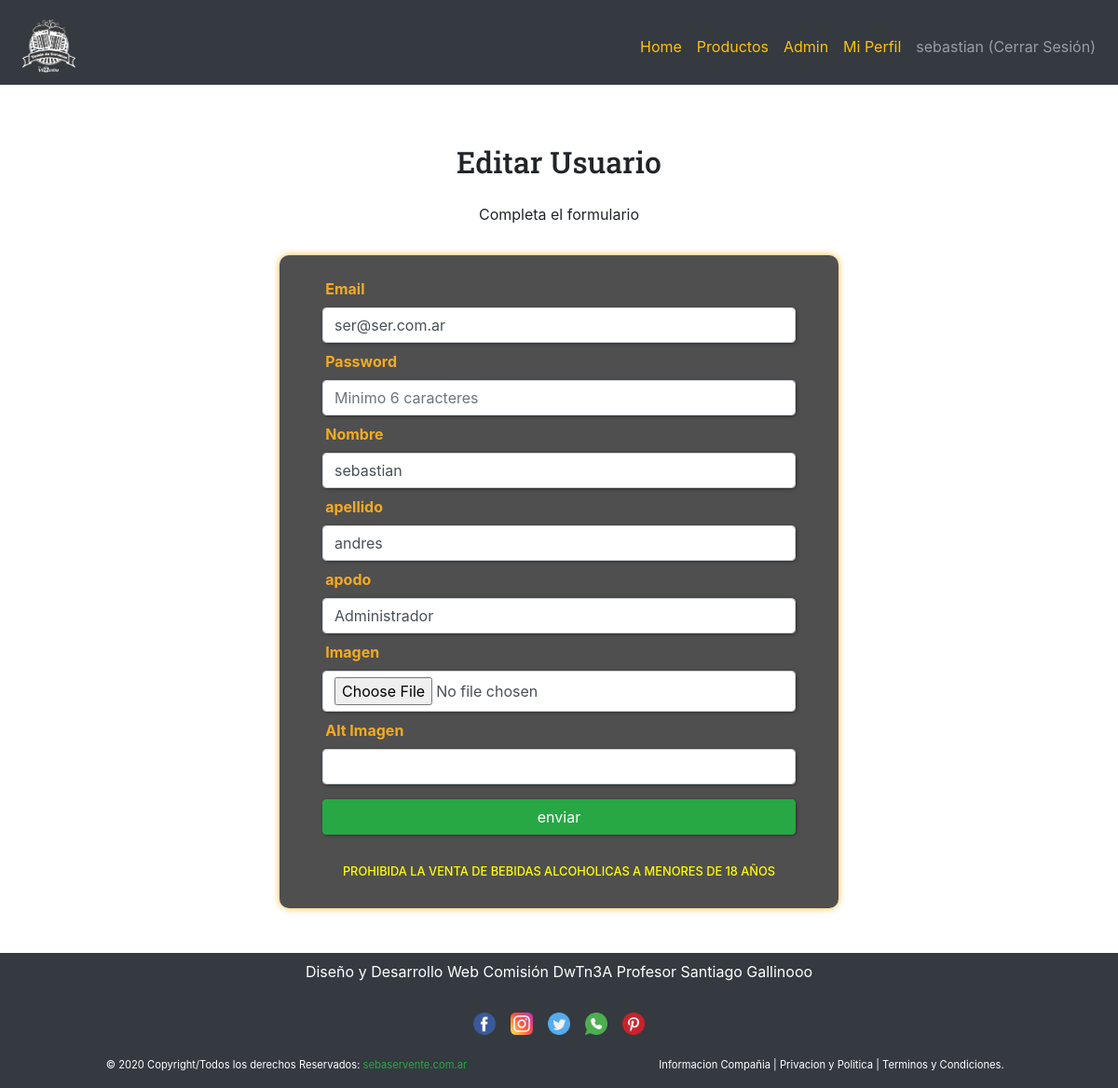
Before: /servente-sebastian_tp/index.php?s=editar-usuario&id=1 (signed in) with the older database file.
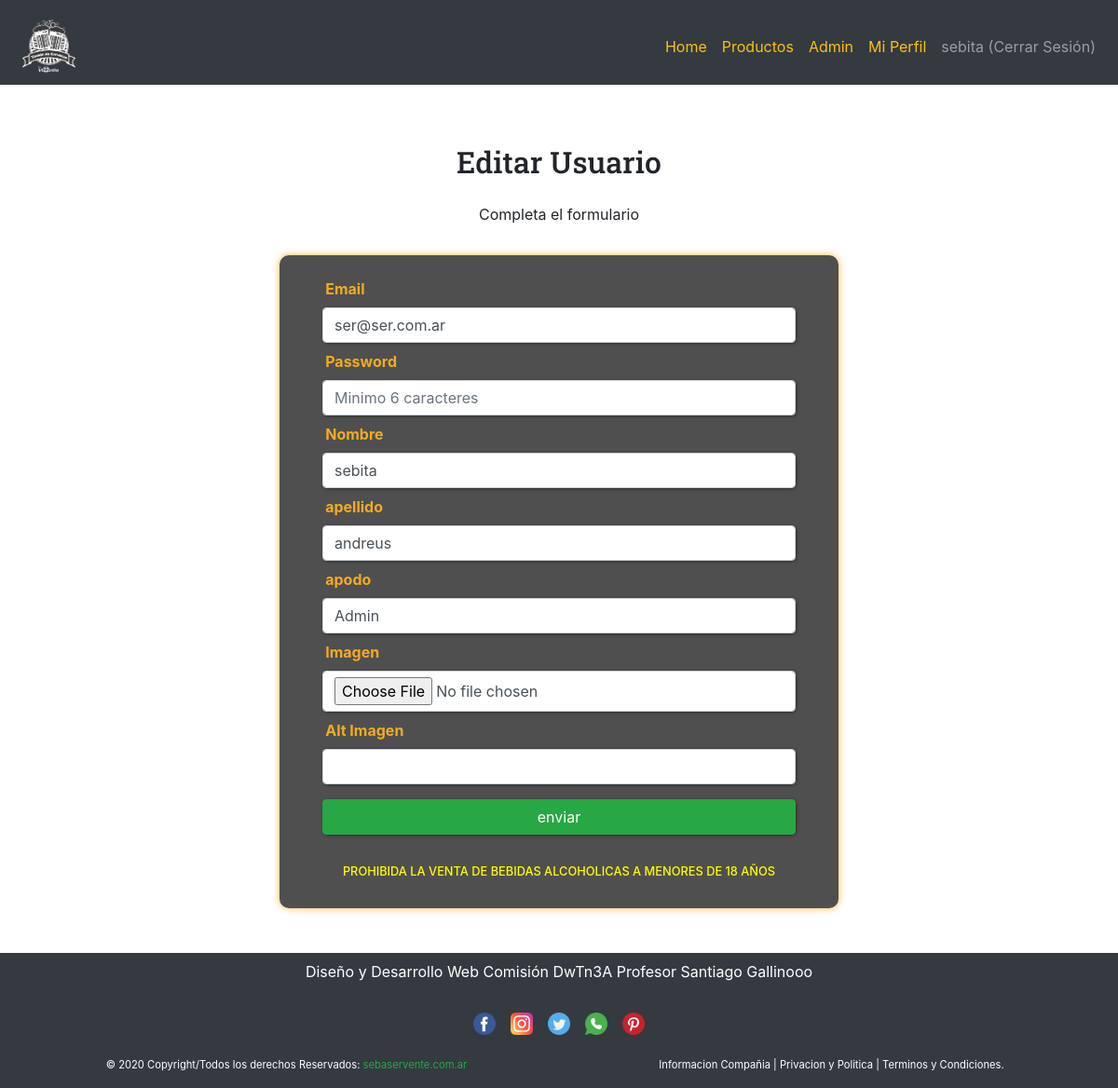
After: the same page with the newer database file.
### tables this page shows
CREATE TABLE `usuarios` (
  `id_usuario` int(10) UNSIGNED NOT NULL,
  `id_rol` tinyint(3) UNSIGNED NOT NULL,
  `email` varchar(100) NOT NULL,
  `password` varchar(255) NOT NULL,
  `nombre` varchar(100) DEFAULT NULL,
  `apellido` varchar(100) DEFAULT NULL,
  `apodo` varchar(100) DEFAULT NULL,
  `img` varchar(255) DEFAULT NULL,
  `alt_img` varchar(255) DEFAULT NULL
);

### servente-sebastian_tp/libraries/auth.php (called while the page is built, shortened)
<?php
require_once  __DIR__ . '/usuarios.php';
function authEstaAutenticado() {
    return isset($_SESSION['usuario_admin']);
}
function authEsAdmin(){
    return $_SESSION['usuario_admin']['id_rol'] == 1;
}
function authObtenerUsuario(){
    return $_SESSION['usuario_admin'];
}

### servente-sebastian_tp/libraries/usuarios.php (called while the page is built, shortened)
<?php
function usuarioTraerPorId($db, $id) {
    $id = mysqli_real_escape_string($db, $id);
    $query = "SELECT * FROM usuarios
                WHERE id_usuario = '". $id ."'";
    $res = mysqli_query($db, $query);
    return mysqli_fetch_assoc($res);
}

### servente-sebastian_tp/secciones/editar-usuario.php (the view, shortened to what this page needs)
<?php
require 'data/bootstrap.php';
$errores = sessionValueGetFlash('errores', []);
$oldData = sessionValueGetFlash('old_data', []);
if(empty($oldData)) {
    $usuarios = usuarioTraerPorId($db, $_GET['id']);
    $oldData = [
        'email' => $usuarios['email'],
        'password' => '',
        'nombre' => $usuarios['nombre'],
        'apellido' => $usuarios['apellido'],
        'apodo' => $usuarios['apodo'],
    ];
}
?>
<section id="editar-producto" class="container sectionRegistro">
    <h2 class="col-12">Editar Usuario</h2>
    <p>Completa el formulario</p>
    <form action="acciones/editar-usuario.php?id=<?= $_GET['id'];?>" method="post" enctype="multipart/form-data" class="formRegistro">
        <div class="form-group col-12">
            <div class="col-md-12  ">
                <label for="email" class="col-md-lg-2 col-form-label">Email</label>
                <input  type="text"
                        class="form-control"
                        id="email"
                        name="email"
                        placeholder="ejemplo@ejemplo.com.ar"
                        value="<?= $oldData['email'] ?? '';?>"
                        <?php if(isset($errores['email'])) echo 'aria-describedby="error-title"';?>>
            </div>
            <div class="col-md-12 column">
                <label for="password" class="col-md-lg-2 col-form-label">Password</label>
                <input  type="text"
                        class="form-control"
                        id="password"
                        name="password"
                        placeholder="Minimo 6 caracteres"
                        value="<?= $oldData['password'] ?? '';?>"
                        <?php if(isset($errores['password'])) echo 'aria-describedby="error-intro"';?>>
            </div>
            <div class="col-md-12 column">
                <label for="nombre" class="col-md-lg-2 col-form-label">Nombre</label>
                <input  type="text"
                        class="form-control"
                        id="nombre"
                        name="nombre"
                        value="<?= $oldData['nombre'] ?? '';?>"
                        <?php if(isset($errores['nombre'])) echo 'aria-describedby="error-precio"';?>>
            </div>
            <div class="col-md-12 column">
                <label for="apellido" class="col-md-lg-2 col-form-label">apellido</label>
                <input  type="text"
                        class="form-control"
                        id="apellido"
                        name="apellido"
                        value="<?= $oldData['apellido'] ?? '';?>"
                        <?php if(isset($errores['apellido'])) echo 'aria-describedby="error-precio"';?>>
            </div>
            <div class="col-md-12 column">
                <label for="apodo" class="col-md-lg-2 col-form-label">apodo</label>
                <input  type="text"
                        class="form-control"
                        id="apodo"
                        name="apodo"
                        value="<?= $oldData['apodo'] ?? '';?>"
                        <?php if(isset($errores['apodo'])) echo 'aria-describedby="error-precio"';?>>
            </div>
            <div class="col-md-12 column">
                <label for="img" class="col-md-lg-2 col-form-label">Imagen</label>
                <input  type="file"
                        class="form-control"
                        id="img"
                        name="img"
                >
            </div>
            <div class="col-md-12 column">
                <label for="img-alt" class="col-md-lg-2 col-form-label">Alt Imagen</label>
                <input  type="text"
                        class="form-control"
                        id="img-alt"
                        name="img-alt"
                        value="<?= $oldData['img_alt'] ?? '';?>">
            </div>
        <div class="col-12 text-center">
            <input type="submit" value="enviar" class="btn btn-success col-12 mt-3">
        </div>
    </form>
    <h4 class="col-12">PROHIBIDA LA VENTA DE BEBIDAS ALCOHOLICAS A MENORES DE 18 AÑOS</h4>
</section>

### servente-sebastian_tp/index.php (shortened to what this page needs)
<?php
$seccion = $_GET['s'] ?? "home";
?>
<!DOCTYPE html>
<html lang="es">
<head>
    <link rel="stylesheet" href="css/bootstrap.min.css">
    <link rel="stylesheet" href="https://cdn.jsdelivr.net/npm/bootstrap-icons@1.5.0/font/bootstrap-icons.css">
    <link rel="stylesheet" href="css/estilos.css">
</head>
<body>
    <header class="header-home container-fluid bg-dark " id="header">
        <div class="row bg-dark">
            <nav class="nav-index col navbar navbar-expand-md navbar-dark ">
                <a class="navbar-brand" href="#">
                    <img src="imgs/logo-01.png" alt="by Vizzentino" class="logo-home">
                </a>
                <div class="collapse navbar-collapse" id="barra">
                    <ul class="navbar-nav text-right ml-auto">
                        <li class="nav-item">
                            <a class="nav-link text-warning" href="index.php?s=home">Home</a>
                        </li>
                        <li class="nav-item">
                            <a class="nav-link text-warning" href="index.php?s=productos">Productos</a>
                        </li>
                        <?php
                        if(!authEstaAutenticado()):?>
                           <!-- <li class="nav-item">
                                <a class="nav-link text-warning" href="admin/index.php?s=login">Admin</a>
                            </li>-->
                            <li class="nav-item">
                                <a class="nav-link text-warning" href="index.php?s=login">Iniciar Sesión</a>
                            </li>
                            <li class="nav-item">
                                <a class="nav-link text-warning" href="index.php?s=registro">Registrarse</a>
                            </li>
                        <?php
                        else: ?>
                            <?php
                            if(authEstaAutenticado() && authEsAdmin()):
                                ?>
                            <li class="nav-item">
                                <a class="nav-link text-warning" href="admin/index.php?s=productos">Admin</a>
                            </li>
                            <?php
                            endif;
                            ?>
                            <li class="nav-item">
                                <a class="nav-link text-warning" href="index.php?s=perfil&id=<?= authObtenerUsuario()['id_usuario'];?>"">Mi Perfil</a>
                            </li>
                            <li class="nav-item" id="cerrarSesion">
                                <a class="nav-link" href="acciones/logout.php"><?= authObtenerUsuario()['nombre'];?> (Cerrar Sesión)</a>
                            </li>
                        <?php
                        endif;
                        ?>
                    </ul>
                </div>
            </nav>
        </div>
    </header>
    <main>
        <?php
        require 'secciones/' .  $seccion . '.php';
        ?>
    </main>
    <footer class="container-fluid page-footer font-small cyan darken-2 ">
		<div class="row  ">
			<div id="footer01" class="col-12 text-center m-auto" >
                <ul>
                    <li>Diseño y Desarrollo Web</li>
                    <li>Comisión DwTn3A</li>
                    <li>Profesor Santiago Gallinooo</li>
                </ul>
			</div>
			<div id="footer" class="row  m-auto col-12 justify-content-center  ">
                <a href="#"><img class="d-block w-100 img-fluid p-2" src="imgs/facebook.png" alt="redes sociales facebook"></a>
                <a href="#"><img class="d-block  w-100 img-fluid p-2" src="imgs/instagram.png"  alt="redes sociales instagram"></a>
                <a href="#"><img class="d-block  w-100 img-fluid p-2" src="imgs/twitter.png"  alt="redes sociales twitter"></a>
                <a href="#"><img class="d-block  w-100 img-fluid p-2" src="imgs/whatsapp.png"  alt="redes sociales twitter"></a>
                <a href="#"><img class="d-block  w-100 img-fluid p-2" src="imgs/pinterest.png"  alt="redes sociales twitter"></a>
			</div>
		</div>
		<div class="bis row m-0">
			<div id="hovera" class="footer-copyright text-white text-center py-3 col-12 col-md-6 ">© 2020 Copyright/Todos los derechos Reservados:
				<a href="#" class="text-success"> sebaservente.com.ar</a>
			</div>
			 <div id="hoverb" class="footer-copyright  text-white  py-3 col-12  col-md-6">
				<a href="#"> <p class="card-text text-justify text-center text-white">Informacion Compañia | Privacion y Politica | Terminos y Condiciones.</p></a>
			</div>
		</div>
    </footer>
</body>
</html>

Changed rows visible on the page:
changed usuarios "ser@ser.com.ar": nombre "sebastian" → "sebita"; apellido "andres" → "andreus"; apodo "Administrador" → "Admin"
Other visible differences:
authObtenerUsuario()['nombre']: "sebastian" → "sebita"
